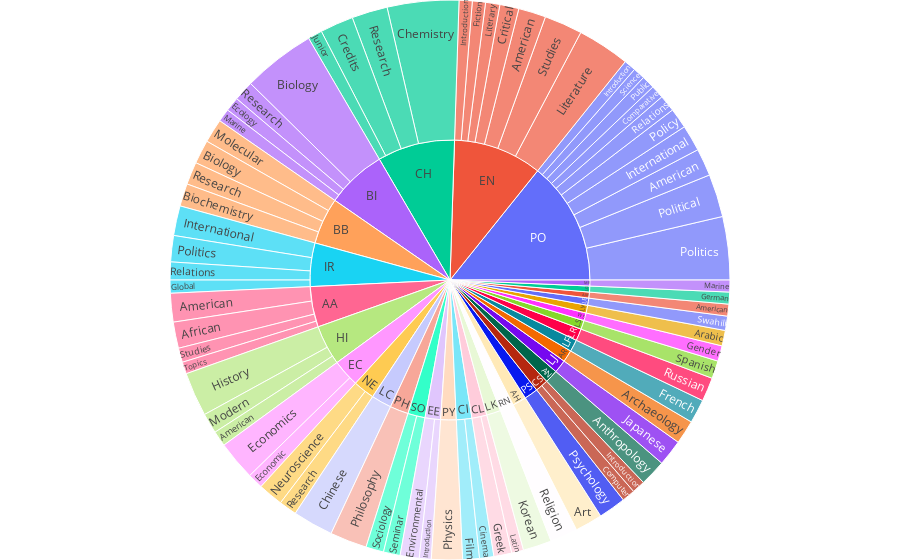

Notebook code for this chart:
### Code cell
# Concatenate the parent and child DataFrames
df_sunburst = pd.concat([df_parent, df_child])

# Create a sunburst chart
fig = go.Figure(go.Sunburst(
    ids=df_sunburst['ids'],
    labels=df_sunburst['labels'],
    parents=df_sunburst['parents'],
    values=df_sunburst['values'],
))

fig.update_layout(margin=dict(t=0, l=0, r=0, b=0))

fig.show()

### Figure 1 — Plotly figure (JSON) as saved in the notebook; plotly's stock layout.template omitted (floating-point values rounded to 4 significant figures)
{"data": [{"ids": ["EN", "RN", "CS", "PO", "HI", "BI", "IR", "SO", "PH", "AH", "AN", "LC", "CH", "WS", "LE", "EE", "EC", "AM", "PS", "PY", "CL", "AA", "AR", "LF", "CI", "NE", "LJ", "LK", "LG", "LS", "MR", "LY", "LR", "BB", "EN-Literary", "EN-Literature", "EN-Studies", "EN-Fiction", "EN-American", "EN-Introduction", "EN-Critical", "RN-Religion", "CS-Computer", "CS-Introduction", "PO-American", "PO-Politics", "PO-Policy", "PO-Comparative", "PO-Political", "PO-International", "PO-Relations", "PO-Public", "PO-Science", "PO-Introduction", "HI-History", "HI-American", "HI-Modern", "BI-Research", "BI-Biology", "BI-Ecology", "BI-Marine", "IR-Global", "IR-Politics", "IR-International", "IR-Relations", "SO-Sociology", "SO-Seminar", "PH-Philosophy", "AH-Art", "AN-Anthropology", "LC-Chinese", "CH-Research", "CH-Chemistry", "CH-Credits", "CH-Junior", "WS-Gender", "LE-Swahili", "EE-Environmental", "EE-Introduction", "EC-Economics", "EC-Economic", "AM-American", "PS-Psychology", "PY-Physics", "CL-Greek", "CL-Latin", "AA-African", "AA-American", "AA-Topics", "AA-Studies", "AR-Archaeology", "LF-French", "CI-Film", "CI-Cinema", "NE-Research", "NE-Neuroscience", "LJ-Japanese", "LK-Korean", "LG-German", "LS-Spanish", "MR-Marine", "LY-Arabic", "LR-Russian", "BB-Research", "BB-Biochemistry", "BB-Molecular", "BB-Biology"], "labels": ["EN", "RN", "CS", "PO", "HI", "BI", "IR", "SO", "PH", "AH", "AN", "LC", "CH", "WS", "LE", "EE", "EC", "AM", "PS", "PY", "CL", "AA", "AR", "LF", "CI", "NE", "LJ", "LK", "LG", "LS", "MR", "LY", "LR", "BB", "Literary", "Literature", "Studies", "Fiction", "American", "Introduction", "Critical", "Religion", "Computer", "Introduction", "American", "Politics", "Policy", "Comparative", "Political", "International", "Relations", "Public", "Science", "Introduction", "History", "American", "Modern", "Research", "Biology", "Ecology", "Marine", "Global", "Politics", "International", "Relations", "Sociology", "Seminar", "Philosophy", "Art", "Anthropology", "Chinese", "Research", "Chemistry", "Credits", "Junior", "Gender", "Swahili", "Environmental", "Introduction", "Economics", "Economic", "American", "Psychology", "Physics", "Greek", "Latin", "African", "American", "Topics", "Studies", "Archaeology", "French", "Film", "Cinema", "Research", "Neuroscience", "Japanese", "Korean", "German", "Spanish", "Marine", "Arabic", "Russian", "Research", "Biochemistry", "Molecular", "Biology"], "parents": ["", "", "", "", "", "", "", "", "", "", "", "", "", "", "", "", "", "", "", "", "", "", "", "", "", "", "", "", "", "", "", "", "", "", "EN", "EN", "EN", "EN", "EN", "EN", "EN", "RN", "CS", "CS", "PO", "PO", "PO", "PO", "PO", "PO", "PO", "PO", "PO", "PO", "HI", "HI", "HI", "BI", "BI", "BI", "BI", "IR", "IR", "IR", "IR", "SO", "SO", "PH", "AH", "AN", "LC", "CH", "CH", "CH", "CH", "WS", "LE", "EE", "EE", "EC", "EC", "AM", "PS", "PY", "CL", "CL", "AA", "AA", "AA", "AA", "AR", "LF", "CI", "CI", "NE", "NE", "LJ", "LK", "LG", "LS", "MR", "LY", "LR", "BB", "BB", "BB", "BB"], "type": "sunburst", "values": [0, 0, 0, 0, 0, 0, 0, 0, 0, 0, 0, 0, 0, 0, 0, 0, 0, 0, 0, 0, 0, 0, 0, 0, 0, 0, 0, 0, 0, 0, 0, 0, 0, 0, 12, 44, 32, 11, 23, 11, 16, 23, 11, 11, 23, 53, 17, 11, 36, 22, 14, 11, 10, 10, 37, 13, 17, 17, 61, 12, 11, 11, 22, 25, 15, 15, 14, 31, 23, 22, 34, 30, 60, 28, 12, 13, 12, 16, 10, 33, 13, 10, 23, 26, 15, 10, 22, 24, 10, 12, 20, 20, 14, 12, 15, 21, 22, 24, 10, 15, 10, 13, 20, 19, 19, 20, 20]}], "layout": {"margin": {"b": 0, "l": 0, "r": 0, "t": 0}}}
